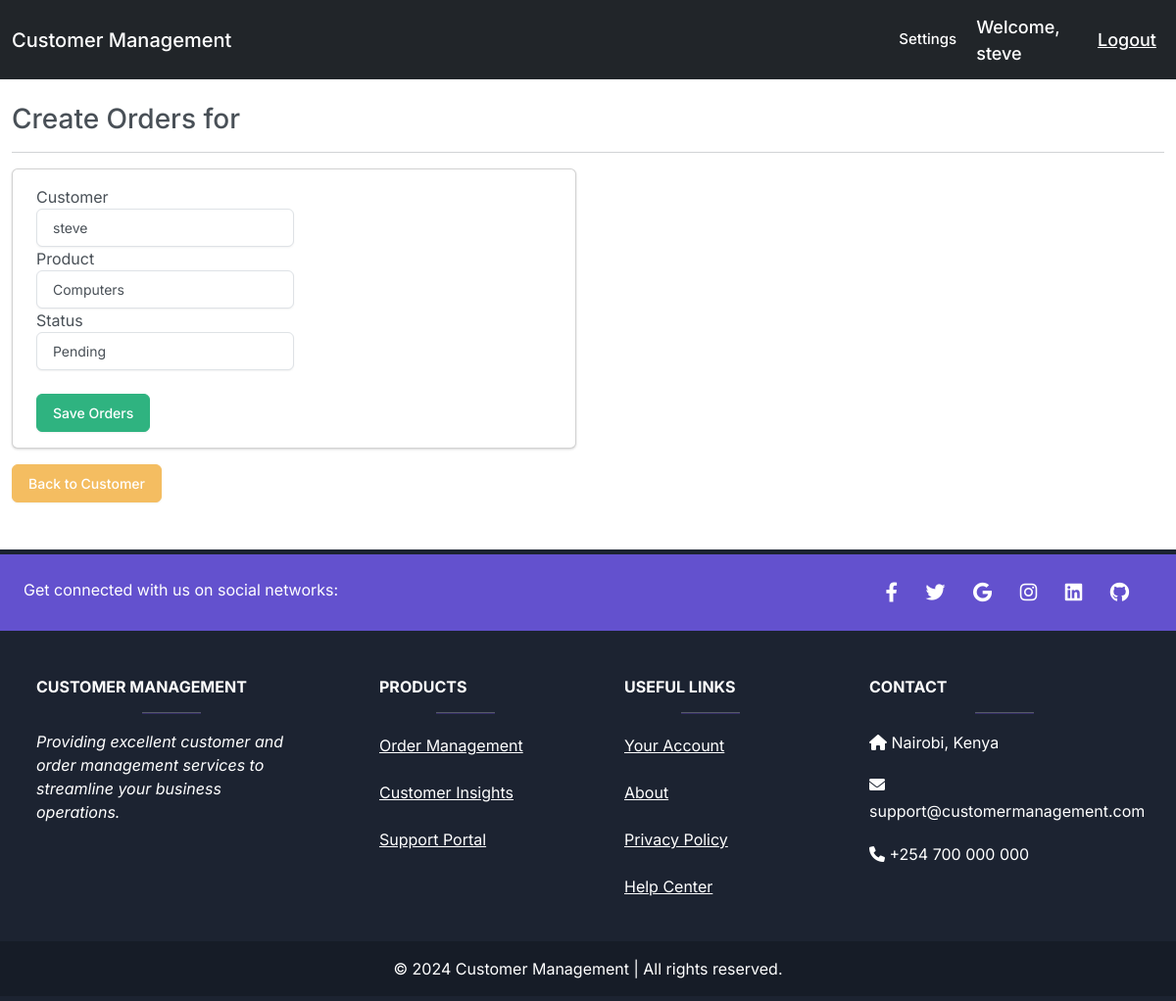
Screenshot of /update_order/51/ (signed in) with the database file from the repository.
### accounts/models.py (models this page shows, shortened)
class Customer(models.Model):
	user = models.OneToOneField(User, null=True, blank=True, on_delete=models.CASCADE)
	name = models.CharField(max_length=200, null=True)
	phone = models.CharField(max_length=20, null=True)
	email = models.CharField(max_length=200, null=True)
	profile_pic = models.ImageField(default="download1.png", null=True, blank=True)
	date_created = models.DateTimeField(auto_now_add=True, null=True, blank=True)
	def __str__(self):
		return self.name

class Order(models.Model):
	STATUS = (
			('Pending', 'Pending'),
			('Out for delivery', 'Out for delivery'),
			('Delivered', 'Delivered'),
			)
	customer = models.ForeignKey(Customer, on_delete= models.SET_NULL, null=True)
	product = models.ForeignKey(Product, on_delete= models.SET_NULL, null=True)
	date_created = models.DateTimeField(auto_now_add=True, null=True, blank=True)
	status = models.CharField(max_length=200, null=True, choices=STATUS)

### accounts/views.py (the view)
# urls.py: path('update_order/<str:pk>/', views.updateOrder, name="update_order"),
@login_required(login_url='login')
def updateOrder(request, pk):
	action = 'update'
	order = Order.objects.get(id=pk)
	form = OrderForm(instance=order)
	if request.method == 'POST':
		form = OrderForm(request.POST, instance=order)
		if form.is_valid():
			form.save()
			return redirect('/customer/' + str(order.customer.id))
	context =  {'action':action, 'form':form}
	return render(request, 'accounts/order_form.html', context)

### accounts/forms.py
class OrderForm(ModelForm):
	class Meta:
		model = Order
		fields = '__all__'

### accounts/models.py (called while the page is built)
	def __str__(self):
		return self.name

### accounts/templates/accounts/order_form.html (shortened to what this page needs)
{% extends 'accounts/base_generic.html' %}
{% load widget_tweaks %}
{% block content %}
<br />
<h3>Create Orders for {{ customer.name }}</h3>
<hr />
<div class="row">
    <div class="col-md-6">
        <div class="card card-body">
            <form method="POST" enctype="multipart/form-data">
				<div class="col-md-6">
					<div class="form-group">
						{% for field in form %}
							{{field.label}}
							{{field|add_class:'form-control'}}
						{% endfor %}
					</div>
				</div>
                <br>
                <button type="submit" class="btn btn-success">Save Orders</button>
            </form>
        </div>
    </div>
</div>
<a class="btn btn-warning mt-3" href="{% url 'customer' request.user.customer.id %}">Back to Customer</a>
{% endblock %}

### accounts/templates/accounts/navbar.html (shortened to what this page needs)
{% load static %}
<nav class="navbar navbar-expand-lg bg-dark" data-bs-theme="dark">
    <div class="container-fluid">
      <a class="navbar-brand" href="{% url "home" %}">Customer Management</a>
    </div>
    {% if not request.user.is_staff %}
      <span class="account"><a class="nav-link text-white navbar-settings" href="{% url "account" %}">Settings</a></span>
    {% endif %}
  <span class="hello-msg">Welcome, {{ request.user.customer }}</span>
  <span><a class="hello-msg" href="{% url "logout" %}">Logout</a></span>
  </nav>

### accounts/templates/accounts/navbar.html (style rules this page uses)
.hello-msg { font-size: 18px; color: #fff; margin-right: 20px; }
.account { margin-right: 20px; font-size: 15px; }

### accounts/templates/accounts/footer.html (style rules this page uses)
html, body { height: 100%; margin: 0; padding: 0; }
body { display: flex; flex-direction: column; min-height: 100vh; }

### rows the page displays
Order: form "steve" "Computers" "Pending"

### other values shown
{{ request.user.customer }} "steve"
{{ field.label }} "Customer" "Product" "Status"
